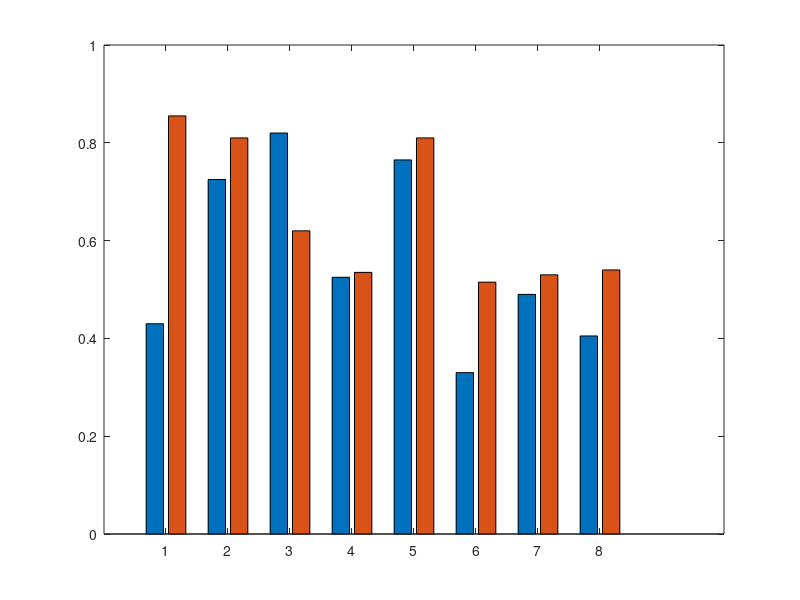

Source code (MATLAB): (Note: this script raises an error after producing the figure.)
% 数据
products = {'δ-θf', 'δ-αf', 'δ-γf', 'θ-αf', 'θ-γ1f', 'θ-γ2f', 'α-γ1f', 'α-γ2f'};
spat = [0.43,0.725,0.82,0.525,0.765,0.33,0.49,0.405];
time = [0.855,0.81,0.62,0.535,0.81,0.515,0.53,0.54];

% 误差数据（假设标准误差或标准偏差）
spat_err = [0.048, 0.0264, 0.048, 0.0354, 0.0337, 0.025, 0.036, 0.0643];
time_err = [0.0158, 0.0211, 0.035, 0.0242, 0.021, 0.0242, 0.0422, 0.021];

% 创建图形窗口
figure;

% 绘制分组条形图
b = bar([spat; time]', 'grouped');
hold on;

% 设置条形图的颜色
b(1).FaceColor = '#8BACD1'; % 青色
b(2).FaceColor = '#C17F9E'; % 品红色

% 添加误差条
% 对于第一组数据
x_spat = b(1).XEndPoints; % 获取第一组数据条形的中心位置
errorbar(x_spat, spat, spat_err, 'k', 'linestyle', 'none'); % 添加误差条

% 对于第二组数据
x_time = b(2).XEndPoints; % 获取第二组数据条形的中心位置
errorbar(x_time, time, time_err, 'k', 'linestyle', 'none'); % 添加误差条

title('');
xlabel('High frequence band');
ylabel('Accuracy');

% 设置x轴刻度标签
set(gca, 'XTickLabel', products);

% 设置纵轴刻度
ylim([0 1.1]);

% 添加图例
legend({'SV', 'TV'}, 'Location', 'northeast');

% % 在条形图顶部显示数值
% numOffset = 0.03 * max([spat time]); % 设置数值显示的垂直偏移
% for i = 1:length(spat)
%     % 对于每组数据，计算条形的中心位置
%     xCenterSpat = b(1).XData(i) + b(1).XOffset;
%     xCenterTime = b(2).XData(i) + b(2).XOffset;
%     text(xCenterSpat, spat(i) + numOffset, num2str(spat(i)), 'HorizontalAlignment', 'center', 'VerticalAlignment', 'bottom');
%     text(xCenterTime, time(i) + numOffset, num2str(time(i)), 'HorizontalAlignment', 'center', 'VerticalAlignment', 'bottom');
% end

% 显示网格
grid on;
set(gca, 'XGrid', 'off', 'YGrid', 'off');

% 设置图表的视觉美观
set(gca, 'Box', 'off'); % 去除图表的边框
set(gca, 'Layer', 'top'); % 将轴层放在最上面以覆盖网格线
